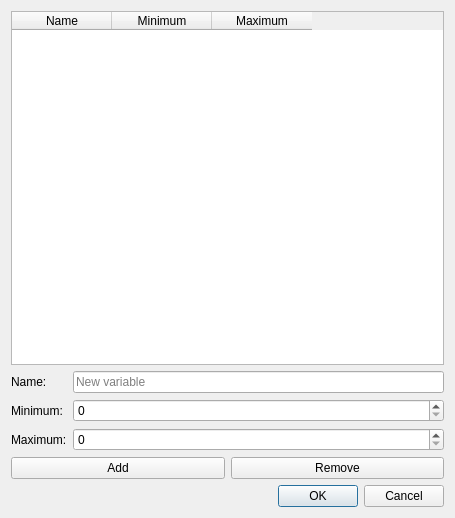
<?xml version="1.0" encoding="UTF-8"?>
<ui version="4.0">
 <class>VariableManager</class>
 <widget class="QDialog" name="VariableManager">
  <property name="geometry">
   <rect>
    <x>0</x>
    <y>0</y>
    <width>455</width>
    <height>518</height>
   </rect>
  </property>
  <property name="windowTitle">
   <string>Variable Manager</string>
  </property>
  <layout class="QVBoxLayout" name="verticalLayout">
   <item>
    <widget class="QTableWidget" name="tableWidget">
     <property name="editTriggers">
      <set>QAbstractItemView::NoEditTriggers</set>
     </property>
     <property name="selectionBehavior">
      <enum>QAbstractItemView::SelectRows</enum>
     </property>
     <column>
      <property name="text">
       <string>Name</string>
      </property>
     </column>
     <column>
      <property name="text">
       <string>Minimum</string>
      </property>
     </column>
     <column>
      <property name="text">
       <string>Maximum</string>
      </property>
     </column>
    </widget>
   </item>
   <item>
    <layout class="QFormLayout" name="formLayout">
     <item row="0" column="0">
      <widget class="QLabel" name="label">
       <property name="text">
        <string>Name:</string>
       </property>
      </widget>
     </item>
     <item row="0" column="1">
      <widget class="QLineEdit" name="lineEdit">
       <property name="maxLength">
        <number>30</number>
       </property>
       <property name="placeholderText">
        <string>New variable</string>
       </property>
      </widget>
     </item>
     <item row="1" column="0">
      <widget class="QLabel" name="label_2">
       <property name="text">
        <string>Minimum:</string>
       </property>
      </widget>
     </item>
     <item row="1" column="1">
      <widget class="QSpinBox" name="minSpinBox">
       <property name="maximum">
        <number>100000</number>
       </property>
      </widget>
     </item>
     <item row="2" column="0">
      <widget class="QLabel" name="label_3">
       <property name="text">
        <string>Maximum:</string>
       </property>
      </widget>
     </item>
     <item row="2" column="1">
      <widget class="QSpinBox" name="maxSpinBox">
       <property name="maximum">
        <number>100000</number>
       </property>
      </widget>
     </item>
    </layout>
   </item>
   <item>
    <layout class="QHBoxLayout" name="horizontalLayout">
     <item>
      <widget class="QPushButton" name="addButton">
       <property name="text">
        <string>Add</string>
       </property>
       <property name="shortcut">
        <string>Return</string>
       </property>
      </widget>
     </item>
     <item>
      <widget class="QPushButton" name="removeButton">
       <property name="text">
        <string>Remove</string>
       </property>
       <property name="shortcut">
        <string>Del</string>
       </property>
      </widget>
     </item>
    </layout>
   </item>
   <item>
    <widget class="QDialogButtonBox" name="buttonBox">
     <property name="orientation">
      <enum>Qt::Horizontal</enum>
     </property>
     <property name="standardButtons">
      <set>QDialogButtonBox::Cancel|QDialogButtonBox::Ok</set>
     </property>
    </widget>
   </item>
  </layout>
 </widget>
 <resources/>
 <connections>
  <connection>
   <sender>buttonBox</sender>
   <signal>accepted()</signal>
   <receiver>VariableManager</receiver>
   <slot>accept()</slot>
   <hints>
    <hint type="sourcelabel">
     <x>248</x>
     <y>254</y>
    </hint>
    <hint type="destinationlabel">
     <x>157</x>
     <y>274</y>
    </hint>
   </hints>
  </connection>
  <connection>
   <sender>buttonBox</sender>
   <signal>rejected()</signal>
   <receiver>VariableManager</receiver>
   <slot>reject()</slot>
   <hints>
    <hint type="sourcelabel">
     <x>316</x>
     <y>260</y>
    </hint>
    <hint type="destinationlabel">
     <x>286</x>
     <y>274</y>
    </hint>
   </hints>
  </connection>
 </connections>
</ui>
